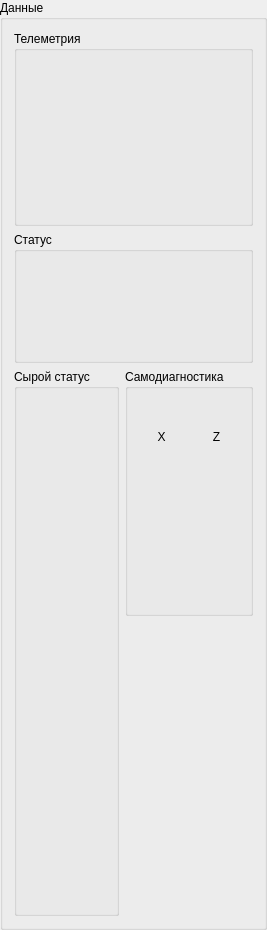
    <widget class="QGroupBox" name="data">
     <property name="title">
      <string>Данные</string>
     </property>
     <layout class="QGridLayout" name="gridLayout_12">
      <item row="0" column="0" colspan="2">
       <widget class="QGroupBox" name="telemetry_group">
        <property name="minimumSize">
         <size>
          <width>0</width>
          <height>0</height>
         </size>
        </property>
        <property name="title">
         <string>Телеметрия</string>
        </property>
        <layout class="QGridLayout" name="gridLayout_2">
         <item row="0" column="0">
          <widget class="InoutBinWidget" name="mode" native="true">
           <property name="sizePolicy">
            <sizepolicy hsizetype="Preferred" vsizetype="Fixed">
             <horstretch>0</horstretch>
             <verstretch>0</verstretch>
            </sizepolicy>
           </property>
           <property name="minimumSize">
            <size>
             <width>0</width>
             <height>26</height>
            </size>
           </property>
           <property name="maximumSize">
            <size>
             <width>16777215</width>
             <height>26</height>
            </size>
           </property>
          </widget>
         </item>
         <item row="0" column="1">
          <widget class="InoutBinWidget" name="status" native="true">
           <property name="sizePolicy">
            <sizepolicy hsizetype="Preferred" vsizetype="Fixed">
             <horstretch>0</horstretch>
             <verstretch>0</verstretch>
            </sizepolicy>
           </property>
           <property name="minimumSize">
            <size>
             <width>0</width>
             <height>26</height>
            </size>
           </property>
           <property name="maximumSize">
            <size>
             <width>16777215</width>
             <height>26</height>
            </size>
           </property>
          </widget>
         </item>
         <item row="1" column="0">
          <widget class="InoutIntWidget" name="x_drive_pos" native="true">
           <property name="sizePolicy">
            <sizepolicy hsizetype="Preferred" vsizetype="Fixed">
             <horstretch>0</horstretch>
             <verstretch>0</verstretch>
            </sizepolicy>
           </property>
           <property name="minimumSize">
            <size>
             <width>0</width>
             <height>26</height>
            </size>
           </property>
           <property name="maximumSize">
            <size>
             <width>16777215</width>
             <height>26</height>
            </size>
           </property>
          </widget>
         </item>
         <item row="1" column="1">
          <widget class="InoutIntWidget" name="alignment_pos_y" native="true">
           <property name="sizePolicy">
            <sizepolicy hsizetype="Preferred" vsizetype="Fixed">
             <horstretch>0</horstretch>
             <verstretch>0</verstretch>
            </sizepolicy>
           </property>
           <property name="minimumSize">
            <size>
             <width>0</width>
             <height>26</height>
            </size>
           </property>
           <property name="maximumSize">
            <size>
             <width>16777215</width>
             <height>26</height>
            </size>
           </property>
          </widget>
         </item>
         <item row="2" column="0">
          <widget class="InoutIntWidget" name="z_drive_pos" native="true">
           <property name="sizePolicy">
            <sizepolicy hsizetype="Preferred" vsizetype="Fixed">
             <horstretch>0</horstretch>
             <verstretch>0</verstretch>
            </sizepolicy>
           </property>
           <property name="minimumSize">
            <size>
             <width>0</width>
             <height>26</height>
            </size>
           </property>
           <property name="maximumSize">
            <size>
             <width>16777215</width>
             <height>26</height>
            </size>
           </property>
          </widget>
         </item>
         <item row="2" column="1">
          <widget class="InoutIntWidget" name="alignment_pos_z" native="true">
           <property name="sizePolicy">
            <sizepolicy hsizetype="Preferred" vsizetype="Fixed">
             <horstretch>0</horstretch>
             <verstretch>0</verstretch>
            </sizepolicy>
           </property>
           <property name="minimumSize">
            <size>
             <width>0</width>
             <height>26</height>
            </size>
           </property>
           <property name="maximumSize">
            <size>
             <width>16777215</width>
             <height>26</height>
            </size>
           </property>
          </widget>
         </item>
         <item row="3" column="0">
          <widget class="InoutIntWidget" name="x_speed" native="true">
           <property name="sizePolicy">
            <sizepolicy hsizetype="Preferred" vsizetype="Fixed">
             <horstretch>0</horstretch>
             <verstretch>0</verstretch>
            </sizepolicy>
           </property>
           <property name="minimumSize">
            <size>
             <width>0</width>
             <height>26</height>
            </size>
           </property>
           <property name="maximumSize">
            <size>
             <width>16777215</width>
             <height>26</height>
            </size>
           </property>
          </widget>
         </item>
         <item row="3" column="1">
          <widget class="InoutFloatWidget" name="x_angle" native="true">
           <property name="sizePolicy">
            <sizepolicy hsizetype="Preferred" vsizetype="Fixed">
             <horstretch>0</horstretch>
             <verstretch>0</verstretch>
            </sizepolicy>
           </property>
           <property name="minimumSize">
            <size>
             <width>0</width>
             <height>26</height>
            </size>
           </property>
           <property name="maximumSize">
            <size>
             <width>16777215</width>
             <height>26</height>
            </size>
           </property>
          </widget>
         </item>
         <item row="4" column="0">
          <widget class="InoutIntWidget" name="z_speed" native="true">
           <property name="sizePolicy">
            <sizepolicy hsizetype="Preferred" vsizetype="Fixed">
             <horstretch>0</horstretch>
             <verstretch>0</verstretch>
            </sizepolicy>
           </property>
           <property name="minimumSize">
            <size>
             <width>0</width>
             <height>26</height>
            </size>
           </property>
           <property name="maximumSize">
            <size>
             <width>16777215</width>
             <height>26</height>
            </size>
           </property>
          </widget>
         </item>
         <item row="4" column="1">
          <widget class="InoutFloatWidget" name="z_angle" native="true">
           <property name="sizePolicy">
            <sizepolicy hsizetype="Preferred" vsizetype="Fixed">
             <horstretch>0</horstretch>
             <verstretch>0</verstretch>
            </sizepolicy>
           </property>
           <property name="minimumSize">
            <size>
             <width>0</width>
             <height>26</height>
            </size>
           </property>
           <property name="maximumSize">
            <size>
             <width>16777215</width>
             <height>26</height>
            </size>
           </property>
          </widget>
         </item>
        </layout>
       </widget>
      </item>
      <item row="1" column="0" colspan="2">
       <widget class="QGroupBox" name="status_group">
        <property name="maximumSize">
         <size>
          <width>16777215</width>
          <height>16777215</height>
         </size>
        </property>
        <property name="title">
         <string>Статус</string>
        </property>
        <layout class="QGridLayout" name="gridLayout_9">
         <item row="0" column="0">
          <widget class="InoutCheckBoxWidget" name="st_park" native="true">
           <property name="minimumSize">
            <size>
             <width>0</width>
             <height>26</height>
            </size>
           </property>
           <property name="maximumSize">
            <size>
             <width>120</width>
             <height>16777215</height>
            </size>
           </property>
           <property name="sizeIncrement">
            <size>
             <width>100</width>
             <height>0</height>
            </size>
           </property>
           <property name="baseSize">
            <size>
             <width>100</width>
             <height>0</height>
            </size>
           </property>
          </widget>
         </item>
         <item row="0" column="1">
          <widget class="InoutCheckBoxWidget" name="st_mechanical_locking" native="true">
           <property name="minimumSize">
            <size>
             <width>0</width>
             <height>26</height>
            </size>
           </property>
           <property name="maximumSize">
            <size>
             <width>120</width>
             <height>16777215</height>
            </size>
           </property>
           <property name="sizeIncrement">
            <size>
             <width>100</width>
             <height>0</height>
            </size>
           </property>
           <property name="baseSize">
            <size>
             <width>100</width>
             <height>0</height>
            </size>
           </property>
          </widget>
         </item>
         <item row="0" column="2">
          <widget class="InoutCheckBoxWidget" name="st_angle_control" native="true">
           <property name="minimumSize">
            <size>
             <width>0</width>
             <height>26</height>
            </size>
           </property>
           <property name="maximumSize">
            <size>
             <width>120</width>
             <height>16777215</height>
            </size>
           </property>
           <property name="sizeIncrement">
            <size>
             <width>100</width>
             <height>0</height>
            </size>
           </property>
           <property name="baseSize">
            <size>
             <width>100</width>
             <height>0</height>
            </size>
           </property>
          </widget>
         </item>
         <item row="0" column="3">
          <widget class="InoutCheckBoxWidget" name="st_hike" native="true">
           <property name="minimumSize">
            <size>
             <width>0</width>
             <height>26</height>
            </size>
           </property>
           <property name="maximumSize">
            <size>
             <width>120</width>
             <height>16777215</height>
            </size>
           </property>
           <property name="sizeIncrement">
            <size>
             <width>100</width>
             <height>0</height>
            </size>
           </property>
           <property name="baseSize">
            <size>
             <width>100</width>
             <height>0</height>
            </size>
           </property>
          </widget>
         </item>
         <item row="1" column="0">
          <widget class="InoutCheckBoxWidget" name="st_zero" native="true">
           <property name="minimumSize">
            <size>
             <width>0</width>
             <height>26</height>
            </size>
           </property>
           <property name="maximumSize">
            <size>
             <width>120</width>
             <height>16777215</height>
            </size>
           </property>
           <property name="sizeIncrement">
            <size>
             <width>100</width>
             <height>0</height>
            </size>
           </property>
           <property name="baseSize">
            <size>
             <width>100</width>
             <height>0</height>
            </size>
           </property>
          </widget>
         </item>
         <item row="1" column="1">
          <widget class="InoutCheckBoxWidget" name="st_electronic_locking" native="true">
           <property name="minimumSize">
            <size>
             <width>0</width>
             <height>26</height>
            </size>
           </property>
           <property name="maximumSize">
            <size>
             <width>120</width>
             <height>16777215</height>
            </size>
           </property>
           <property name="sizeIncrement">
            <size>
             <width>100</width>
             <height>0</height>
            </size>
           </property>
           <property name="baseSize">
            <size>
             <width>100</width>
             <height>0</height>
            </size>
           </property>
          </widget>
         </item>
         <item row="1" column="2">
          <widget class="InoutCheckBoxWidget" name="st_gyrostabilization" native="true">
           <property name="minimumSize">
            <size>
             <width>0</width>
             <height>26</height>
            </size>
           </property>
           <property name="maximumSize">
            <size>
             <width>120</width>
             <height>16777215</height>
            </size>
           </property>
           <property name="sizeIncrement">
            <size>
             <width>100</width>
             <height>0</height>
            </size>
           </property>
           <property name="baseSize">
            <size>
             <width>100</width>
             <height>0</height>
            </size>
           </property>
          </widget>
         </item>
         <item row="1" column="3">
          <widget class="InoutCheckBoxWidget" name="st_pilot" native="true">
           <property name="minimumSize">
            <size>
             <width>0</width>
             <height>26</height>
            </size>
           </property>
           <property name="maximumSize">
            <size>
             <width>120</width>
             <height>16777215</height>
            </size>
           </property>
           <property name="sizeIncrement">
            <size>
             <width>100</width>
             <height>0</height>
            </size>
           </property>
           <property name="baseSize">
            <size>
             <width>100</width>
             <height>0</height>
            </size>
           </property>
          </widget>
         </item>
         <item row="2" column="1">
          <widget class="InoutCheckBoxWidget" name="st_free_locking" native="true">
           <property name="minimumSize">
            <size>
             <width>0</width>
             <height>26</height>
            </size>
           </property>
           <property name="maximumSize">
            <size>
             <width>120</width>
             <height>16777215</height>
            </size>
           </property>
           <property name="sizeIncrement">
            <size>
             <width>100</width>
             <height>0</height>
            </size>
           </property>
           <property name="baseSize">
            <size>
             <width>100</width>
             <height>0</height>
            </size>
           </property>
          </widget>
         </item>
        </layout>
       </widget>
      </item>
      <item row="2" column="0" rowspan="2">
       <widget class="QGroupBox" name="raw_status">
        <property name="title">
         <string>Сырой статус</string>
        </property>
        <layout class="QGridLayout" name="gridLayout_8">
         <item row="1" column="0">
          <widget class="InoutCheckBoxWidget" name="mech_arr_x" native="true">
           <property name="minimumSize">
            <size>
             <width>0</width>
             <height>26</height>
            </size>
           </property>
          </widget>
         </item>
         <item row="2" column="0">
          <widget class="InoutCheckBoxWidget" name="mech_arr_f" native="true">
           <property name="minimumSize">
            <size>
             <width>0</width>
             <height>26</height>
            </size>
           </property>
          </widget>
         </item>
         <item row="12" column="0">
          <widget class="InoutCheckBoxWidget" name="diagnostics" native="true">
           <property name="minimumSize">
            <size>
             <width>0</width>
             <height>26</height>
            </size>
           </property>
          </widget>
         </item>
         <item row="13" column="1">
          <widget class="InoutCheckBoxWidget" name="diagnostic_res_z" native="true">
           <property name="minimumSize">
            <size>
             <width>0</width>
             <height>26</height>
            </size>
           </property>
          </widget>
         </item>
         <item row="4" column="1">
          <widget class="InoutCheckBoxWidget" name="park_z" native="true">
           <property name="minimumSize">
            <size>
             <width>0</width>
             <height>26</height>
            </size>
           </property>
          </widget>
         </item>
         <item row="8" column="0">
          <widget class="InoutCheckBoxWidget" name="pohod_pos" native="true">
           <property name="minimumSize">
            <size>
             <width>0</width>
             <height>26</height>
            </size>
           </property>
          </widget>
         </item>
         <item row="3" column="1">
          <widget class="InoutCheckBoxWidget" name="stab_z" native="true">
           <property name="minimumSize">
            <size>
             <width>0</width>
             <height>26</height>
            </size>
           </property>
          </widget>
         </item>
         <item row="13" column="0">
          <widget class="InoutCheckBoxWidget" name="diagnostic_res_x" native="true">
           <property name="minimumSize">
            <size>
             <width>0</width>
             <height>26</height>
            </size>
           </property>
          </widget>
         </item>
         <item row="11" column="1">
          <widget class="InoutCheckBoxWidget" name="adc_bit" native="true">
           <property name="minimumSize">
            <size>
             <width>0</width>
             <height>26</height>
            </size>
           </property>
          </widget>
         </item>
         <item row="10" column="0">
          <widget class="InoutCheckBoxWidget" name="drift_en" native="true">
           <property name="minimumSize">
            <size>
             <width>0</width>
             <height>26</height>
            </size>
           </property>
          </widget>
         </item>
         <item row="9" column="0">
          <widget class="InoutCheckBoxWidget" name="angle_is_set_x" native="true">
           <property name="minimumSize">
            <size>
             <width>0</width>
             <height>26</height>
            </size>
           </property>
          </widget>
         </item>
         <item row="5" column="1">
          <widget class="InoutCheckBoxWidget" name="zero_z" native="true">
           <property name="minimumSize">
            <size>
             <width>0</width>
             <height>26</height>
            </size>
           </property>
          </widget>
         </item>
         <item row="7" column="0">
          <widget class="InoutCheckBoxWidget" name="zero_pos" native="true">
           <property name="minimumSize">
            <size>
             <width>0</width>
             <height>26</height>
            </size>
           </property>
          </widget>
         </item>
         <item row="1" column="1">
          <widget class="InoutCheckBoxWidget" name="mech_arr_z" native="true">
           <property name="minimumSize">
            <size>
             <width>0</width>
             <height>26</height>
            </size>
           </property>
          </widget>
         </item>
         <item row="5" column="0">
          <widget class="InoutCheckBoxWidget" name="zero_x" native="true">
           <property name="minimumSize">
            <size>
             <width>0</width>
             <height>26</height>
            </size>
           </property>
          </widget>
         </item>
         <item row="14" column="0">
          <widget class="InoutCheckBoxWidget" name="fsm_mode_x" native="true"/>
         </item>
         <item row="9" column="1">
          <widget class="InoutCheckBoxWidget" name="angle_is_set_z" native="true">
           <property name="minimumSize">
            <size>
             <width>0</width>
             <height>26</height>
            </size>
           </property>
          </widget>
         </item>
         <item row="7" column="1">
          <widget class="InoutCheckBoxWidget" name="pilot_pos" native="true">
           <property name="minimumSize">
            <size>
             <width>0</width>
             <height>26</height>
            </size>
           </property>
          </widget>
         </item>
         <item row="8" column="1">
          <widget class="InoutCheckBoxWidget" name="can_error" native="true">
           <property name="minimumSize">
            <size>
             <width>0</width>
             <height>26</height>
            </size>
           </property>
          </widget>
         </item>
         <item row="3" column="0">
          <widget class="InoutCheckBoxWidget" name="stab_x" native="true">
           <property name="minimumSize">
            <size>
             <width>0</width>
             <height>26</height>
            </size>
           </property>
          </widget>
         </item>
         <item row="0" column="0" colspan="2">
          <widget class="InoutBinWidget" name="bits" native="true">
           <property name="minimumSize">
            <size>
             <width>0</width>
             <height>26</height>
            </size>
           </property>
          </widget>
         </item>
         <item row="6" column="0">
          <widget class="InoutCheckBoxWidget" name="el_arr_x" native="true">
           <property name="minimumSize">
            <size>
             <width>0</width>
             <height>26</height>
            </size>
           </property>
          </widget>
         </item>
         <item row="14" column="1">
          <widget class="InoutCheckBoxWidget" name="fsm_mode_z" native="true">
           <property name="minimumSize">
            <size>
             <width>0</width>
             <height>26</height>
            </size>
           </property>
          </widget>
         </item>
         <item row="4" column="0">
          <widget class="InoutCheckBoxWidget" name="park_x" native="true">
           <property name="minimumSize">
            <size>
             <width>0</width>
             <height>26</height>
            </size>
           </property>
          </widget>
         </item>
         <item row="11" column="0">
          <widget class="InoutCheckBoxWidget" name="ctrl_mode" native="true">
           <property name="minimumSize">
            <size>
             <width>0</width>
             <height>26</height>
            </size>
           </property>
          </widget>
         </item>
         <item row="6" column="1">
          <widget class="InoutCheckBoxWidget" name="el_arr_z" native="true">
           <property name="minimumSize">
            <size>
             <width>0</width>
             <height>26</height>
            </size>
           </property>
          </widget>
         </item>
         <item row="10" column="1">
          <widget class="InoutCheckBoxWidget" name="drift_mode" native="true">
           <property name="minimumSize">
            <size>
             <width>0</width>
             <height>26</height>
            </size>
           </property>
          </widget>
         </item>
         <item row="15" column="0">
          <widget class="InoutCheckBoxWidget" name="park_f_x" native="true">
           <property name="minimumSize">
            <size>
             <width>0</width>
             <height>26</height>
            </size>
           </property>
          </widget>
         </item>
         <item row="15" column="1">
          <widget class="InoutCheckBoxWidget" name="park_f_z" native="true">
           <property name="minimumSize">
            <size>
             <width>0</width>
             <height>26</height>
            </size>
           </property>
          </widget>
         </item>
        </layout>
       </widget>
      </item>
      <item row="2" column="1">
       <widget class="QGroupBox" name="selfdiagnostics">
        <property name="title">
         <string>Самодиагностика</string>
        </property>
        <layout class="QGridLayout" name="gridLayout_11">
         <item row="0" column="0" colspan="2">
          <widget class="InoutBinWidget" name="bits_selftest" native="true">
           <property name="minimumSize">
            <size>
             <width>0</width>
             <height>26</height>
            </size>
           </property>
          </widget>
         </item>
         <item row="1" column="0">
          <widget class="QLabel" name="label">
           <property name="text">
            <string>X</string>
           </property>
           <property name="alignment">
            <set>Qt::AlignCenter</set>
           </property>
          </widget>
         </item>
         <item row="1" column="1">
          <widget class="QLabel" name="label_2">
           <property name="text">
            <string>Z</string>
           </property>
           <property name="alignment">
            <set>Qt::AlignCenter</set>
           </property>
          </widget>
         </item>
         <item row="2" column="0">
          <widget class="InoutCheckBoxWidget" name="timeout_err_x" native="true">
           <property name="minimumSize">
            <size>
             <width>0</width>
             <height>26</height>
            </size>
           </property>
          </widget>
         </item>
         <item row="2" column="1">
          <widget class="InoutCheckBoxWidget" name="timeout_err_z" native="true">
           <property name="minimumSize">
            <size>
             <width>0</width>
             <height>26</height>
            </size>
           </property>
          </widget>
         </item>
         <item row="3" column="0">
          <widget class="InoutCheckBoxWidget" name="el_arr_err_x" native="true">
           <property name="minimumSize">
            <size>
             <width>0</width>
             <height>26</height>
            </size>
           </property>
          </widget>
         </item>
         <item row="3" column="1">
          <widget class="InoutCheckBoxWidget" name="el_arr_err_z" native="true">
           <property name="minimumSize">
            <size>
             <width>0</width>
             <height>26</height>
            </size>
           </property>
          </widget>
         </item>
         <item row="4" column="0">
          <widget class="InoutCheckBoxWidget" name="stab_err_x" native="true">
           <property name="minimumSize">
            <size>
             <width>0</width>
             <height>26</height>
            </size>
           </property>
          </widget>
         </item>
         <item row="4" column="1">
          <widget class="InoutCheckBoxWidget" name="stab_err_z" native="true">
           <property name="minimumSize">
            <size>
             <width>0</width>
             <height>26</height>
            </size>
           </property>
          </widget>
         </item>
         <item row="5" column="0">
          <widget class="InoutCheckBoxWidget" name="el_arr_zero_err_x" native="true">
           <property name="minimumSize">
            <size>
             <width>0</width>
             <height>26</height>
            </size>
           </property>
          </widget>
         </item>
         <item row="5" column="1">
          <widget class="InoutCheckBoxWidget" name="el_arr_zero_err_z" native="true">
           <property name="minimumSize">
            <size>
             <width>0</width>
             <height>26</height>
            </size>
           </property>
          </widget>
         </item>
         <item row="6" column="0">
          <widget class="InoutCheckBoxWidget" name="stab_angle_err_x" native="true">
           <property name="minimumSize">
            <size>
             <width>0</width>
             <height>26</height>
            </size>
           </property>
          </widget>
         </item>
         <item row="6" column="1">
          <widget class="InoutCheckBoxWidget" name="stab_angle_err_z" native="true">
           <property name="minimumSize">
            <size>
             <width>0</width>
             <height>26</height>
            </size>
           </property>
          </widget>
         </item>
        </layout>
       </widget>
      </item>
      <item row="3" column="1">
       <spacer name="verticalSpacer">
        <property name="orientation">
         <enum>Qt::Vertical</enum>
        </property>
        <property name="sizeHint" stdset="0">
         <size>
          <width>20</width>
          <height>289</height>
         </size>
        </property>
       </spacer>
      </item>
     </layout>
    </widget>
